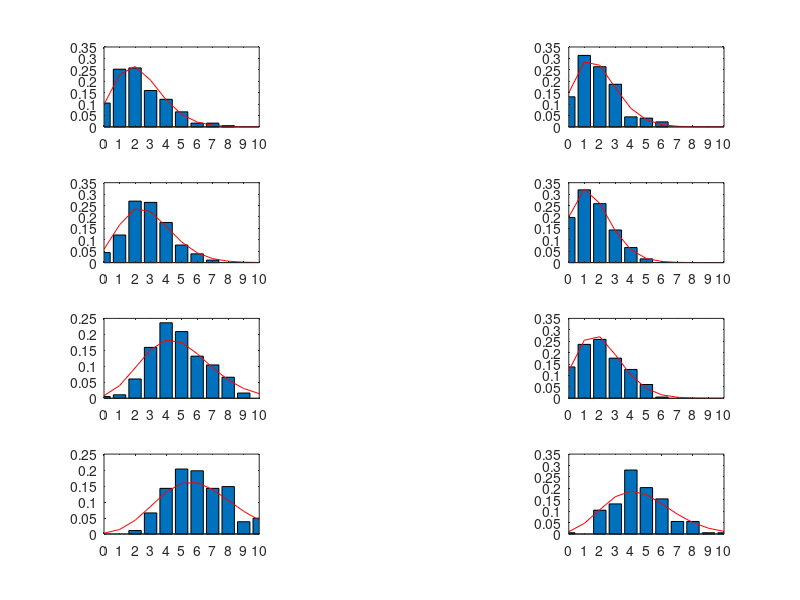

Here is the MATLAB script that generated this plot:
% EE239AS.2, Spring 2017
% hw3_4_d

% Cong Peng, 904760493

load('ps3_data.mat')

for i = 1:8
    count_spikes = [];
    for n = 1:182
        T = find(trial(n,i).spikes);
        count_spikes(n) = length(T) ;
    end
    switch i
         case 1
         subplot(4,3,6);
         title('Spike trains at degree of 30');
         case 2
         subplot(4,3,3);
         title('Spike trains at degree of 70');
         case 3
         subplot(4,3,1);
         title('Spike trains at degree of 110');
         case 4
         subplot(4,3,4);
         title('Spike trains at degree of 150');
         case 5
         subplot(4,3,7);
         title('Spike trains at degree of 190');
         case 6
         subplot(4,3,10);
         title('Spike trains at degree of 230');
         case 7
         subplot(4,3,12);
         title('Spike trains at degree of 310');
         case 8
         subplot(4,3,9);
         title('Spike trains at degree of 350');
    end
    [h,x] =hist((count_spikes), 0:1:10); 
    bar(x,h/sum(h)); hold on;
    xlim([0,10]);
    x2 = [0:10];
    firing_rate(i) = mean(count_spikes);
    poiss = poisspdf(x2,firing_rate(i));
    plot(x2,poiss,'r');
    hold on;
end